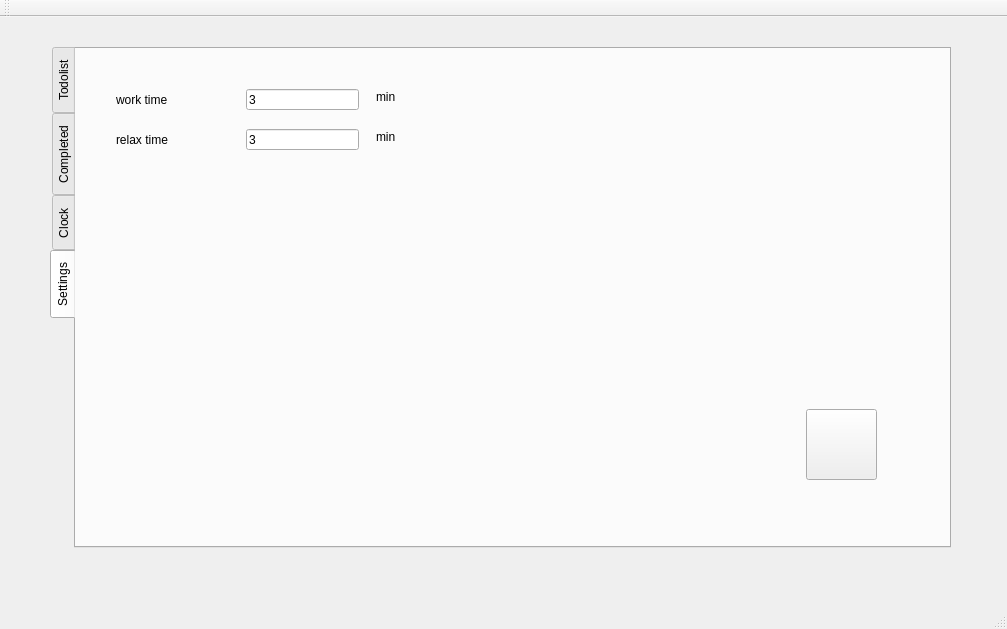
<?xml version="1.0" encoding="UTF-8"?>
<ui version="4.0">
 <class>TomatoClock</class>
 <widget class="QMainWindow" name="TomatoClock">
  <property name="geometry">
   <rect>
    <x>0</x>
    <y>0</y>
    <width>1007</width>
    <height>629</height>
   </rect>
  </property>
  <property name="windowTitle">
   <string>TomatoClock</string>
  </property>
  <widget class="QWidget" name="centralWidget">
   <widget class="QTabWidget" name="tabWidget">
    <property name="enabled">
     <bool>true</bool>
    </property>
    <property name="geometry">
     <rect>
      <x>50</x>
      <y>30</y>
      <width>901</width>
      <height>501</height>
     </rect>
    </property>
    <property name="sizePolicy">
     <sizepolicy hsizetype="Expanding" vsizetype="Expanding">
      <horstretch>0</horstretch>
      <verstretch>0</verstretch>
     </sizepolicy>
    </property>
    <property name="font">
     <font>
      <weight>50</weight>
      <italic>false</italic>
      <bold>false</bold>
     </font>
    </property>
    <property name="tabPosition">
     <enum>QTabWidget::West</enum>
    </property>
    <property name="tabShape">
     <enum>QTabWidget::Rounded</enum>
    </property>
    <property name="currentIndex">
     <number>3</number>
    </property>
    <property name="movable">
     <bool>false</bool>
    </property>
    <widget class="QWidget" name="Todolist">
     <attribute name="title">
      <string>Todolist</string>
     </attribute>
     <widget class="QPushButton" name="Add">
      <property name="geometry">
       <rect>
        <x>760</x>
        <y>290</y>
        <width>71</width>
        <height>71</height>
       </rect>
      </property>
      <property name="text">
       <string/>
      </property>
     </widget>
     <widget class="QPushButton" name="Manage">
      <property name="geometry">
       <rect>
        <x>760</x>
        <y>380</y>
        <width>71</width>
        <height>71</height>
       </rect>
      </property>
      <property name="text">
       <string/>
      </property>
     </widget>
     <widget class="QTextEdit" name="tasksdetail">
      <property name="geometry">
       <rect>
        <x>110</x>
        <y>260</y>
        <width>591</width>
        <height>121</height>
       </rect>
      </property>
     </widget>
     <widget class="QTableView" name="addlabel">
      <property name="geometry">
       <rect>
        <x>105</x>
        <y>40</y>
        <width>601</width>
        <height>192</height>
       </rect>
      </property>
     </widget>
    </widget>
    <widget class="QWidget" name="Completed">
     <attribute name="title">
      <string>Completed</string>
     </attribute>
     <widget class="QPushButton" name="completed_Delete">
      <property name="geometry">
       <rect>
        <x>770</x>
        <y>280</y>
        <width>71</width>
        <height>71</height>
       </rect>
      </property>
      <property name="text">
       <string/>
      </property>
     </widget>
     <widget class="QPushButton" name="completed_Clear">
      <property name="geometry">
       <rect>
        <x>770</x>
        <y>380</y>
        <width>71</width>
        <height>71</height>
       </rect>
      </property>
      <property name="text">
       <string/>
      </property>
     </widget>
     <widget class="QTableView" name="completedlabel">
      <property name="geometry">
       <rect>
        <x>220</x>
        <y>50</y>
        <width>401</width>
        <height>192</height>
       </rect>
      </property>
     </widget>
    </widget>
    <widget class="QWidget" name="Clock">
     <attribute name="title">
      <string>Clock</string>
     </attribute>
     <widget class="QPushButton" name="Start">
      <property name="geometry">
       <rect>
        <x>150</x>
        <y>320</y>
        <width>71</width>
        <height>71</height>
       </rect>
      </property>
      <property name="text">
       <string/>
      </property>
     </widget>
     <widget class="QPushButton" name="Stop">
      <property name="geometry">
       <rect>
        <x>360</x>
        <y>320</y>
        <width>71</width>
        <height>71</height>
       </rect>
      </property>
      <property name="text">
       <string/>
      </property>
     </widget>
     <widget class="QPushButton" name="Finish">
      <property name="geometry">
       <rect>
        <x>570</x>
        <y>317</y>
        <width>71</width>
        <height>71</height>
       </rect>
      </property>
      <property name="text">
       <string/>
      </property>
     </widget>
     <widget class="QLCDNumber" name="minute_clock">
      <property name="geometry">
       <rect>
        <x>200</x>
        <y>80</y>
        <width>151</width>
        <height>91</height>
       </rect>
      </property>
     </widget>
     <widget class="QLCDNumber" name="second_clock">
      <property name="geometry">
       <rect>
        <x>410</x>
        <y>80</y>
        <width>181</width>
        <height>91</height>
       </rect>
      </property>
     </widget>
     <widget class="QLineEdit" name="clock_tasksname">
      <property name="geometry">
       <rect>
        <x>370</x>
        <y>250</y>
        <width>241</width>
        <height>21</height>
       </rect>
      </property>
     </widget>
     <widget class="QLabel" name="label_5">
      <property name="geometry">
       <rect>
        <x>190</x>
        <y>250</y>
        <width>101</width>
        <height>20</height>
       </rect>
      </property>
      <property name="text">
       <string>current task:</string>
      </property>
     </widget>
     <widget class="QLineEdit" name="clock_tasksid">
      <property name="geometry">
       <rect>
        <x>302</x>
        <y>250</y>
        <width>51</width>
        <height>21</height>
       </rect>
      </property>
     </widget>
    </widget>
    <widget class="QWidget" name="Settings">
     <attribute name="title">
      <string>Settings</string>
     </attribute>
     <widget class="QLabel" name="label">
      <property name="geometry">
       <rect>
        <x>40</x>
        <y>30</y>
        <width>111</width>
        <height>41</height>
       </rect>
      </property>
      <property name="font">
       <font>
        <weight>50</weight>
        <italic>false</italic>
        <bold>false</bold>
       </font>
      </property>
      <property name="text">
       <string>work time</string>
      </property>
     </widget>
     <widget class="QLabel" name="label_2">
      <property name="geometry">
       <rect>
        <x>40</x>
        <y>75</y>
        <width>111</width>
        <height>31</height>
       </rect>
      </property>
      <property name="font">
       <font>
        <weight>50</weight>
        <italic>false</italic>
        <bold>false</bold>
       </font>
      </property>
      <property name="text">
       <string>relax time</string>
      </property>
     </widget>
     <widget class="QLineEdit" name="work_time">
      <property name="enabled">
       <bool>true</bool>
      </property>
      <property name="geometry">
       <rect>
        <x>170</x>
        <y>40</y>
        <width>113</width>
        <height>21</height>
       </rect>
      </property>
      <property name="text">
       <string>3</string>
      </property>
      <property name="echoMode">
       <enum>QLineEdit::Normal</enum>
      </property>
     </widget>
     <widget class="QLineEdit" name="relax_time">
      <property name="geometry">
       <rect>
        <x>170</x>
        <y>80</y>
        <width>113</width>
        <height>21</height>
       </rect>
      </property>
      <property name="text">
       <string>3</string>
      </property>
     </widget>
     <widget class="QLabel" name="label_3">
      <property name="geometry">
       <rect>
        <x>300</x>
        <y>40</y>
        <width>72</width>
        <height>15</height>
       </rect>
      </property>
      <property name="text">
       <string>min</string>
      </property>
     </widget>
     <widget class="QLabel" name="label_4">
      <property name="geometry">
       <rect>
        <x>300</x>
        <y>80</y>
        <width>72</width>
        <height>15</height>
       </rect>
      </property>
      <property name="text">
       <string>min</string>
      </property>
     </widget>
     <widget class="QPushButton" name="Done">
      <property name="geometry">
       <rect>
        <x>730</x>
        <y>360</y>
        <width>71</width>
        <height>71</height>
       </rect>
      </property>
      <property name="text">
       <string/>
      </property>
     </widget>
    </widget>
   </widget>
  </widget>
  <widget class="QToolBar" name="mainToolBar">
   <attribute name="toolBarArea">
    <enum>TopToolBarArea</enum>
   </attribute>
   <attribute name="toolBarBreak">
    <bool>false</bool>
   </attribute>
  </widget>
  <widget class="QStatusBar" name="statusBar"/>
 </widget>
 <layoutdefault spacing="6" margin="11"/>
 <resources/>
 <connections/>
</ui>
